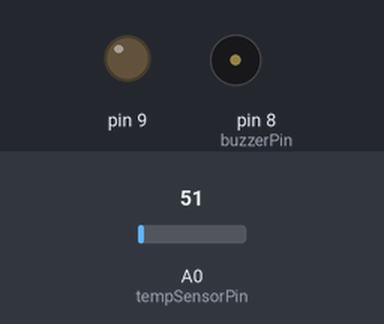
A sketch run on a simulated Arduino Uno, built with avr-gcc and run on an emulated ATmega328P. Shown: output pins drawn as LEDs (lit = HIGH), buzzer (waves = sounding). Inputs (shaded band) come from the test bench; at power-on: A0 (tempSensorPin) = 51. Pins used as bus, display or sensor lines are not drawn; what the sketch prints to the serial monitor is not drawn.

Above: at 0.6 s.
Timing chart, 0 to 3.0 s (numbered marks = the images above):
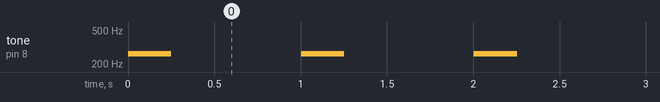

Measured:
- by itself, tone on pin 8 (buzzerPin): alternates 262 Hz for 0.25 s and silent for 0.75 s

The sketch:

sketch.ino
```cpp
const int tempSensorPin = A0;  // Use analog pin A0 for LM35
const int buzzerPin = 8;
const float thresholdTemp = 40.0;

void setup() {
  pinMode(buzzerPin, OUTPUT);
  pinMode(9, OUTPUT);
  Serial.begin(9600);
}

void loop() {
  // int analogValue = analogRead(tempSensorPin);            // Read analog input
  // float voltage = (analogValue * 5.0) / 1023.0;           // Convert to voltage
  // float temperature = voltage * 100.0;                    // LM35: 10mV per °C
  const float BETA = 3950; // should match the Beta Coefficient of the thermistor
  int analogValue = analogRead(A0);
  float temperature = 1 / (log(1 / (1023. / analogValue - 1)) / BETA + 1.0 / 298.15) - 273.15;

  Serial.print("Temperature: ");
  Serial.print(temperature);
  Serial.println(" °C");

  // Check threshold
  if (temperature > thresholdTemp) {
    digitalWrite(buzzerPin, HIGH);
    tone(8, 262, 250); // Plays 262Hz tone for 0.250 seconds
  } else {
    digitalWrite(buzzerPin, LOW);   // Turn buzzer OFF
    digitalWrite(9, LOW); // Turn buzzer ON
  }

  delay(1000);
}
```
